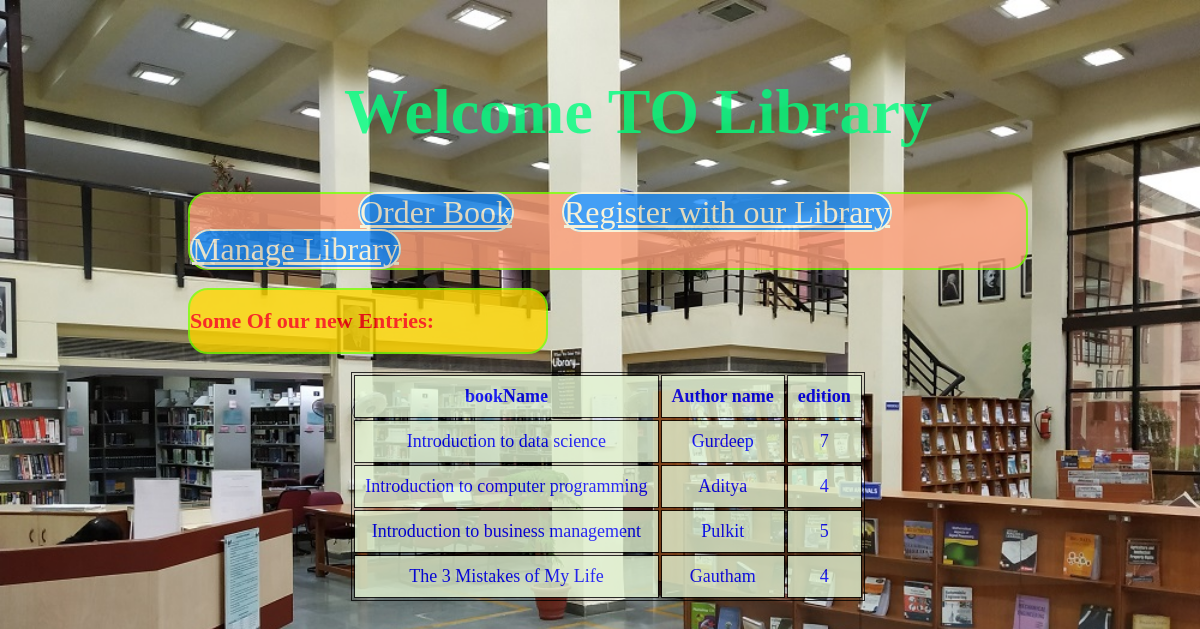
The page / on the database its author committed.
### tables this page shows
CREATE TABLE `books` (
  `bookId` varchar(20) NOT NULL,
  `authorName` varchar(25) DEFAULT NULL,
  `bookName` varchar(70) DEFAULT NULL,
  `type` varchar(20) DEFAULT NULL,
  `edition` varchar(10) DEFAULT NULL,
  `status` varchar(20) DEFAULT 'available'
);

### index.php (the view, shortened to what this page needs)
<!Doctype html>
<html lang="en">
    <head>
    </head>
    <body style="background-image: url(image.jpg);background-repeat: no-repeat; background-size: cover; height: 100%; width: 100%; z-index: -1;opacity: 0.8;">
    <div style="margin-left: 28%; padding-top: 2%;font: bolder;font-size: 32px;color:springgreen">
        <h1>Welcome TO Library</h1>
    </div>
    <div style="margin-left: 15%;margin-right: 15%;border: 2px solid;border-radius: 20px;border-color: chartreuse;background-color: lightsalmon;font-size: 32px;">
        <a href="orders.html" style="font-size: 22;border: 2px solid;border-radius: 22px;background-color: dodgerblue; color: cornsilk;">Order Book</a>
        <a href="register.html" style="font-size: 22;border: 2px solid;border-radius: 22px;background-color: dodgerblue; color: cornsilk;">Register with our Library</a>
        <a href="login.html" style="font-size: 22;border: 2px solid;border-radius: 22px;background-color: dodgerblue; color: cornsilk;">Manage Library</a>
    </div><br>
    <div style="margin-left: 15%;margin-right: 55%;border: 2px solid;border-radius: 20px;border-color: chartreuse;background-color:gold;">
        <h2 style="font-size: 22px;color:red; font: bold;">Some Of our new Entries:</h2>
    </div><br>
        <table>
        <tr>
            <th>bookName</th>
            <th>Author name</th>
            <th>edition</th>
        </tr>
        <?php
            $user='root';
            $password='';
            $db='epiz_27160958_library';
            $host='localhost';
            $con=mysqli_connect($host,$user,$password);
                ?>
                <?php
            mysqli_select_db($con,$db);
            $qy="SELECT bookName,authorName,edition from books ORDER BY bookId DESC LIMIT 5";
           $result=mysqli_query($con,$qy);
           while($rows=mysqli_fetch_assoc($result))
           {
        ?>
            <tr>
                <td><?php echo $rows['bookName']; ?></td>
                <td><?php echo $rows['authorName'];?></td>
                <td><?php echo $rows['edition'];?></td>
            </tr>
            <?php
            }
            ?>
        </table>
    </body>
</html>

### index.php (style rules this page uses)
table { margin: 0 auto; font-size: large; border: 1px solid black; }
td { border: 1px solid black; }
th, td { font-weight: bold; border: 1px solid black; padding: 10px; text-align: center; color:blue; background-color: #E4F5D4; }
td { font-weight: lighter; }

### rows shown on the page
books: bookName "Introduction to data science", authorName "Gurdeep", edition "7"
books: bookName "Introduction to computer programming", authorName "Aditya", edition "4"
books: bookName "Introduction to business management", authorName "Pulkit", edition "5"
books: bookName "The 3 Mistakes of My Life", authorName "Gautham", edition "4"
